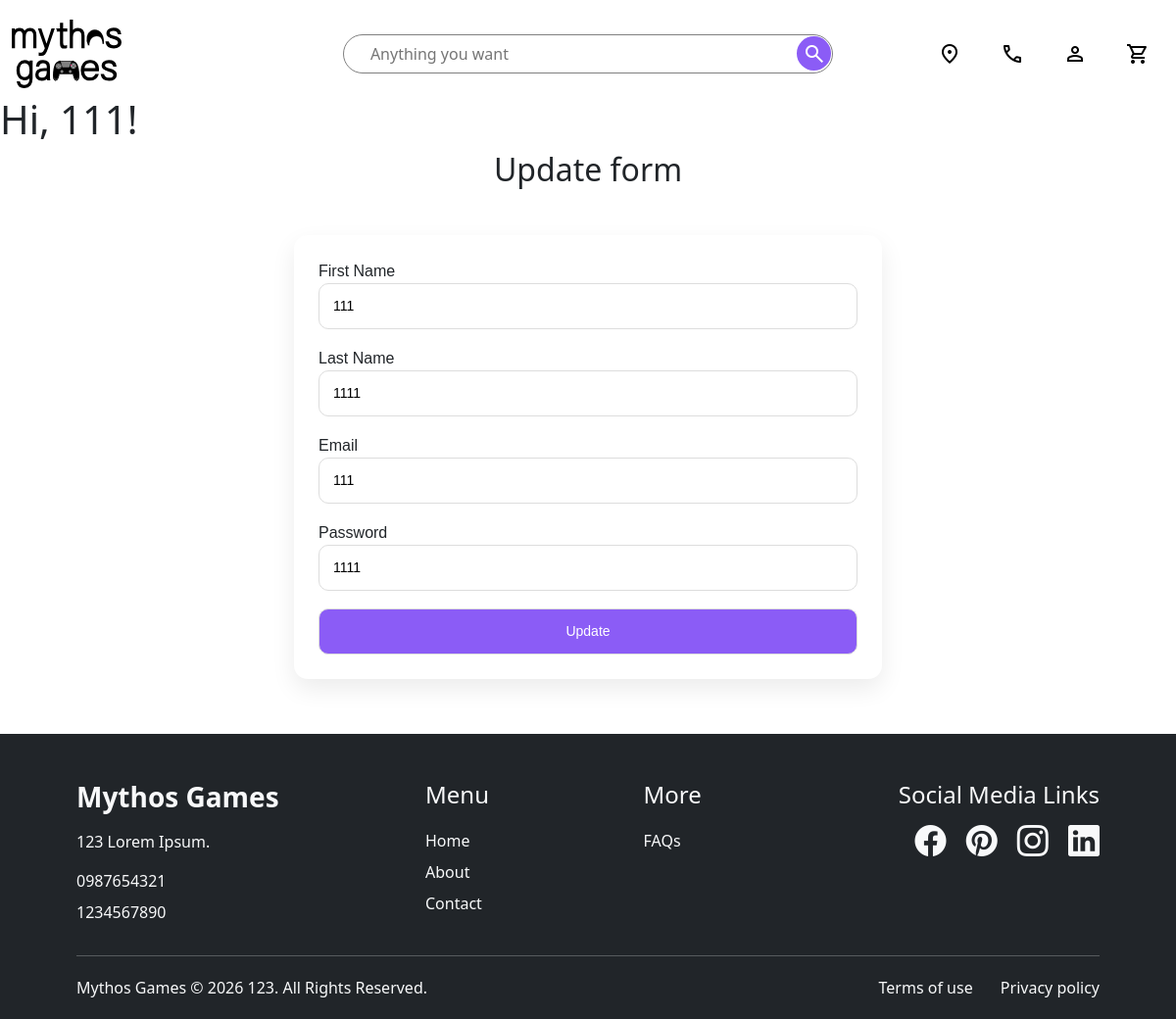
Page /primary_pages/cabinet.php (signed in) on the committed database.
### tables this page shows
CREATE TABLE `MG_User` (
  `First_Name` varchar(20) NOT NULL,
  `Last_Name` varchar(20) NOT NULL,
  `Email` varchar(35) NOT NULL,
  `Password` varchar(30) NOT NULL
);

### primary_pages/cabinet.php (the view, shortened to what this page needs)
<html>
<head>
        <link rel="stylesheet" href="https://cdn.jsdelivr.net/npm/swiper@11/swiper-bundle.min.css">
        <link href="https://cdn.jsdelivr.net/npm/bootstrap@5.3.8/dist/css/bootstrap.min.css" rel="stylesheet">
        <link rel="stylesheet" href="../css/stylesheet.css?v=<?= time() ?>">
</head>
<body>
          <link rel="stylesheet" href="https://cdn.jsdelivr.net/npm/bootstrap-icons@1.11.3/font/bootstrap-icons.css">
          <nav class="navbar navbar-expand-lg bg-body-tertiary">
  <div class="container-fluid">
    <a href="../primary_pages/index.php"><img src="../media/logo/mythos_games_logo.svg" alt="logo" class="logo"></a>
    <div class="collapse navbar-collapse navbar-mobile" id="navbarSupportedContent">
        <div class="search">
      <form class="d-flex" role="search" action="booking/search.php" method="post">
        <input class="search-bar" name="keyword" type="search" placeholder="Anything you want" aria-label="Search" required/>
        <button class="search-button" type="submit"><span class="material-symbols-outlined">search</span></button>
      </form>
    </div>
    <div class="nav-right ms-auto">
    <a href="location.php" class="button-icon"><span class="material-symbols-outlined">location_on</span><span class="d-inline d-lg-none">Location</span></a>
    <a href="contact.php" class="button-icon"><span class="material-symbols-outlined">call</span><span class="d-inline d-lg-none">Contact</span></a>
     <?php if (isset($_SESSION['admin'])) {
          echo '<div class="nav-item dropdown">
          <button class="button-icon dropdown" data-bs-toggle="dropdown" aria-expanded="false">
          <span class="material-symbols-outlined">person</span><span class="d-inline d-lg-none">Account</span>
          </button>
          <ul class="dropdown-menu">
            <li><a class="dropdown-item" href="../primary_pages/cabinet.php">Personal Cabinet</a></li>
            <li><a class="dropdown-item" href="../admin/admin.php">Admin Panel</a></li>
            <li><hr class="dropdown-divider"></li>
            <li><a class="dropdown-item" href="../primary_pages/logout.php">Logout</a></li>
          </ul>
          </div>';
          }
    elseif (isset($_SESSION['login'])) {
      echo '<div class="nav-item dropdown">
      <button class="button-icon dropdown" data-bs-toggle="dropdown" aria-expanded="false">
          <span class="material-symbols-outlined">person</span><span class="d-inline d-lg-none">Account</span>
          </button>
          <ul class="dropdown-menu">
            <li><a class="dropdown-item" href="cabinet.php">Personal Cabinet</a></li>
            <li><hr class="dropdown-divider"></li>
            <li><a class="dropdown-item" href="logout.php">Logout</a></li>
          </ul>
          </div>';
          }
    else {
      echo '<button class="button-icon" data-bs-toggle="modal" data-bs-target="#modal">
  <span class="material-symbols-outlined">person</span><span class="d-inline d-lg-none">Account</span>
</button>';
    }
      ?>
    <a href="booking/cart.php" class="button-icon"><span class="material-symbols-outlined">shopping_cart</span><span class="d-inline d-lg-none">Cart</span></a>
    </div>
  </div>
</nav>
<?php include("../primary_pages/connection/connection.php");
if (isset($_SESSION['admin'])) {
  $email = $_SESSION['admin'];
  $query = "SELECT * FROM Admin WHERE Email='$email'";
  $result = mysqli_query($connection, $query);
  $user = mysqli_fetch_assoc($result);
  echo "<h1>Hi, " . $user['First_Name'] . "!</h1>";
  echo "<h2 style='text-align:center;'>Update form</h2>";
echo "<div class='contact-form-wrapper'>";
echo "<form class='contact-form' action='cabinet.php' method='post'>";
echo "<label for='First_Name'>First Name</label><div class='form-group'><input type='text' name='First_Name' value='" . $user['First_Name'] . "'></div>";
echo "<label for='Last_Name'>Last Name</label><div class='form-group'><input type='text' name='Last_Name' value='" . $user['Last_Name'] . "'></div>";
echo "<label for='Email'>Email</label><div class='form-group'><input type='text' name='Email' value='" . $user['Email'] . "'></div>";
echo "<label for='Password'>Password</label><div class='form-group'><input type='text' name='Password' value='" . $user['Password'] . "'></div>";
echo "<input type='submit' name='update' value='Update' class='submit-btn'>";
echo "</form>";
echo "</div>";
}
else {
  $email = $_SESSION['login'];
  $query = "SELECT * FROM MG_User WHERE Email='$email'";
  $result = mysqli_query($connection, $query);
  $user = mysqli_fetch_assoc($result);
  echo "<h1>Hi, " . $user['First_Name'] . "!</h1>";
echo "<h2 style='text-align:center;'>Update form</h2>";
echo "<div class='contact-form-wrapper'>";
echo "<form class='contact-form' action='cabinet.php' method='post'>";
echo "<label for='First_Name'>First Name</label><div class='form-group'><input type='text' name='First_Name' value='" . $user['First_Name'] . "'></div>";
echo "<label for='Last_Name'>Last Name</label><div class='form-group'><input type='text' name='Last_Name' value='" . $user['Last_Name'] . "'></div>";
echo "<label for='Email'>Email</label><div class='form-group'><input type='text' name='Email' value='" . $user['Email'] . "'></div>";
echo "<label for='Password'>Password</label><div class='form-group'><input type='text' name='Password' value='" . $user['Password'] . "'></div>";
echo "<input type='submit' name='update' value='Update' class='submit-btn'>";
echo "</form>";
echo "</div>";
}
?>
</body>
<footer class="bg-dark text-light pt-5">
    <div class="container px-5">
        <div class="row">
            <div class="col-6 col-lg-4">
                <h3 class="fw-bold">Mythos Games</h3>
                <p class="pt-2">123 Lorem Ipsum.</p>
                <p class="mb-2">0987654321</p>
                <p>1234567890</p>
            </div>
            <div class="col">
                <h4>Menu</h4>
                <ul class="list-unstyled pt-2">
                    <a href="index.php" class="text-light text-decoration-none"><li class="py-1">Home</li></a>
                    <a href="about.php" class="text-light text-decoration-none"><li class="py-1">About</li></a>
                    <a href="contact.php" class="text-light text-decoration-none"><li class="py-1">Contact</li></a>
                </ul>
            </div>
            <div class="col">
                <h4>More</h4>
                <ul class="list-unstyled pt-2">
                    <li class="py-1">FAQs</li>
                </ul>
            </div>
            <div class="col-6 col-lg-3 text-lg-end">
                <h4>Social Media Links</h4>
                <div class="social-media pt-2">
                    <a href="facebook.com" class="text-light fs-2 me-3"><i class="bi bi-facebook"></i></a>
                    <a href="#" class="text-light fs-2 me-3"><i class="bi bi-pinterest"></i></a>
                    <a href="#" class="text-light fs-2 me-3"><i class="bi bi-instagram"></i></a>
                    <a href="#" class="text-light fs-2"><i class="bi bi-linkedin"></i></a>
                </div>
            </div>
        </div>
        <hr>
        <div class="d-sm-flex justify-content-between py-1">
            <p>Mythos Games © 2026 123. All Rights Reserved. </p>
            <p>
                <a href="#" class="text-light text-decoration-none pe-4">Terms of use</a>
                <a href="privacy.php" class="text-light text-decoration-none"> Privacy policy</a>
            </p>
        </div>
    </div>
</footer>

### css/stylesheet.css (style rules this page uses)
html, body { max-width:100%; }
img { object-fit: contain; }
.navbar { background-color:white !important; margin-top:1%; }
.nav-right { float: right; right:5%; display: flex; align-items: center; gap: 10px; }
.search { position: absolute; top: 50%; left: 50%; transform: translate(-50%, -50%); border:1px solid grey; border-radius:30px; height:40px; width:500px; }
.search-bar { margin-left:5%; width:450px; border:none; outline:none; }
.search-button { background-color:#8B5CF6; width:35px; height:35px; border:none; border-radius:50%; color:white; margin: 1px 1px 1px 5px; }
.button-icon { border:none !important; outline:none !important; background-color:white; color:black; display:flex; align-items:center; gap:10px; padding: 15px; text-decoration: none; font-size: 17px; }
.logo { left: 5%; height:70px; width:auto; }
footer { background-color: white; bottom: 0px; left: 0px; right: 0px; margin-bottom: 0px; color:white; }
.material-symbols-outlined { font-variation-settings: 'FILL' 0, 'wght' 400, 'GRAD' 0, 'opsz' 24; transition: 0.2s ease; }
.contact-form-wrapper { display: flex; justify-content: center; padding: 40px 15px; }
.contact-form { width: 100%; max-width: 600px; background: #fff; padding: 25px; border-radius: 14px; box-shadow: 0 10px 25px rgba(0, 0, 0, 0.08); font-family: sans-serif; }
.form-group { display: flex; flex-direction: column; margin-bottom: 18px; }
.contact-form input, .contact-form select, .contact-form textarea { width: 100%; padding: 12px 14px; border: 1px solid #ddd; border-radius: 10px; font-size: 14px; transition: 0.2s ease; outline: none; box-sizing: border-box; }
.submit-btn { width: 100%; padding: 12px; background: #8B5CF6; color: #fff; border: none; border-radius: 10px; font-size: 15px; cursor: pointer; transition: 0.3s ease; }

### rows in the picture
mg_user: First_Name "111", Last_Name "1111", Email "111", Password "1111"
